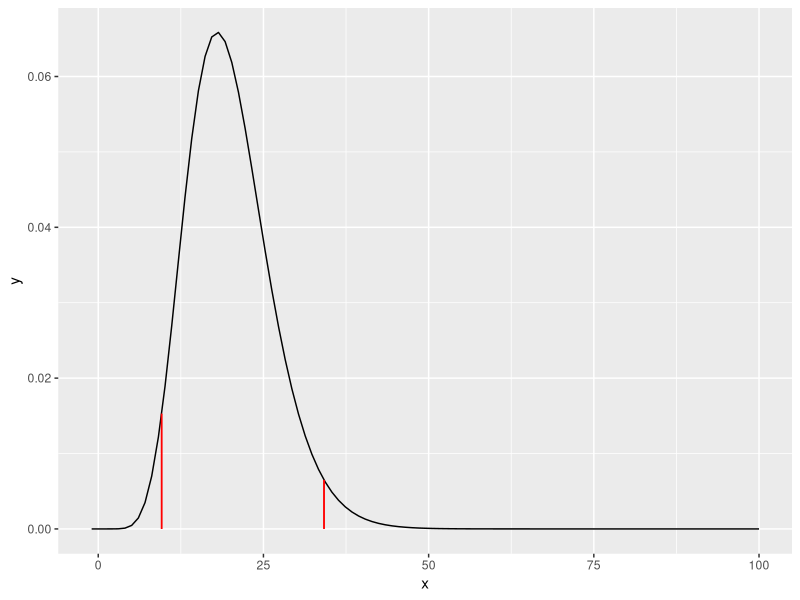

R code for this plot:
library(tidyverse)
n <- 20
alpha <- 0.05
calpha1 <- qchisq(alpha/2,n)
calpha2 <- qchisq(1-alpha/2,n)
y1 <- dchisq(calpha1,n)
y2 <- dchisq(calpha2,n)
ggplot(data=data.frame(x=c(-1,100)),aes(x=x) )+
	stat_function(fun=dchisq,args=c(df=n) )+geom_segment(x=calpha1,y=0,xend=calpha1,yend=y1,color="red")+geom_segment(x=calpha2,y=0,xend=calpha2,yend=y2,color="red")
